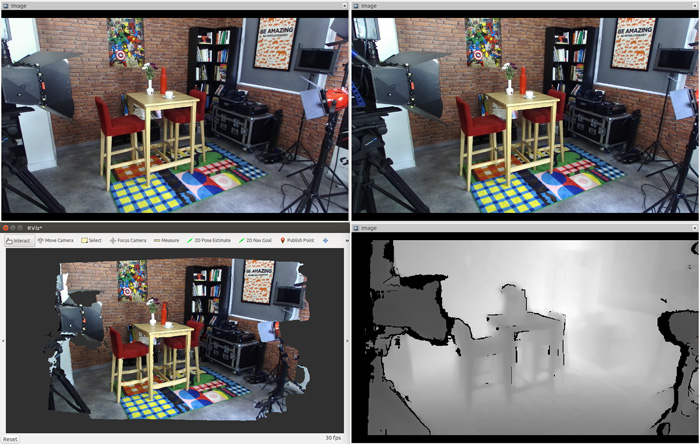
#> input picture dependencies/zed-ros2-wrapper/images/PointCloud_Depth_ROS.jpg, 700 x 444 px
$ python -i augmentations.py   (imports and definitions only)
#> lines starting #> are read from the running program, lines starting #| are printed output that depends on the picture
# -*- coding: utf-8 -*-

import numpy as np
import cv2
import random
import math


def augment_hsv(img, hgain=0.5, sgain=0.5, vgain=0.5, color_format="bgr"):
    """change color hue, saturation, value"""
#> called with hgain = 0.5, sgain = 0.5, vgain = 0.5, color_format = 'bgr'
    r = np.random.uniform(-1, 1, 3) * [hgain, sgain, vgain] + 1  # random gains
    if color_format.lower() == "rgb":
        hsv_code = cv2.COLOR_RGB2HSV
        restore_code = cv2.COLOR_HSV2RGB
    else:
        hsv_code = cv2.COLOR_BGR2HSV
        restore_code = cv2.COLOR_HSV2BGR

    hue, sat, val = cv2.split(cv2.cvtColor(img, hsv_code))
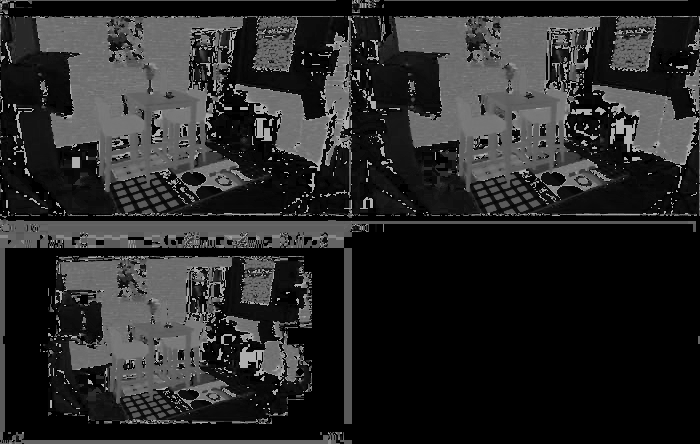
#> hue: shape (444, 700); min 0, max 179, mean 41
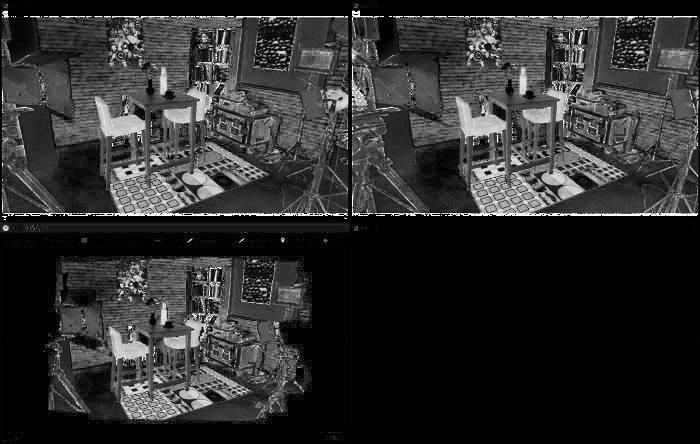
#> sat: shape (444, 700); min 0, max 255, mean 45.8
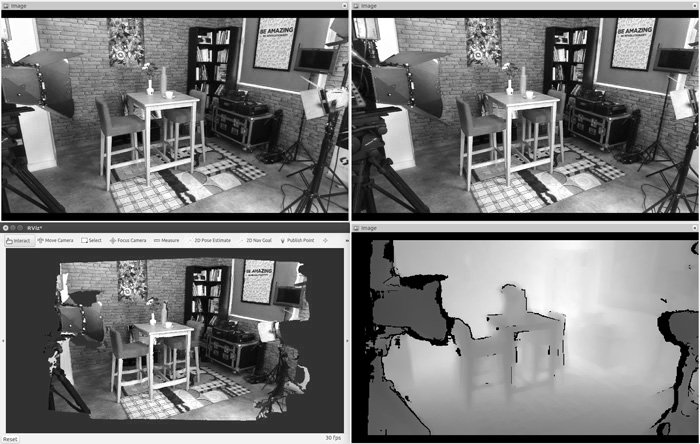
#> val: shape (444, 700); min 0, max 255, mean 118.4
    dtype = img.dtype  # uint8

    x = np.arange(0, 256, dtype=np.int16)
    lut_hue = ((x * r[0]) % 180).astype(dtype)
    lut_sat = np.clip(x * r[1], 0, 255).astype(dtype)
#> lut_sat = 256 values from 0 to 255
    lut_val = np.clip(x * r[2], 0, 255).astype(dtype)
#> lut_val = 256 values from 0 to 255

    img_hsv = cv2.merge((cv2.LUT(hue, lut_hue), cv2.LUT(sat, lut_sat), cv2.LUT(val, lut_val))).astype(dtype)
#> img_hsv: shape (444, 700, 3); mean H, S, V 38.8, 54.9, 129.2
    cv2.cvtColor(img_hsv, restore_code, dst=img)  # no return needed
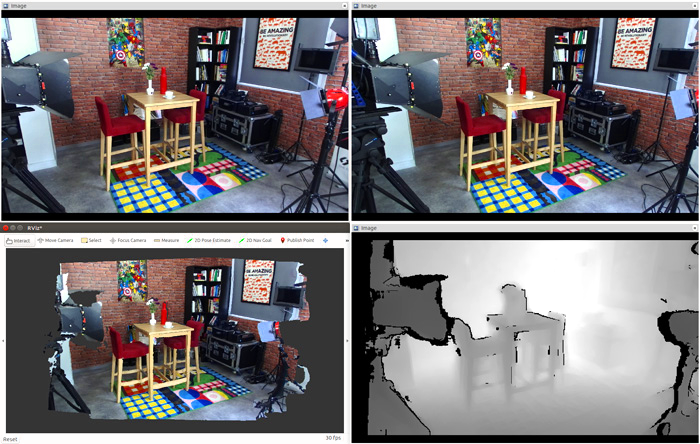
#> img: shape (444, 700, 3); mean R, G, B 118.1, 113.7, 115.6

    # Histogram equalization
    # if random.random() < 0.2:
    #     for i in range(3):
    #         img[:, :, i] = cv2.equalizeHist(img[:, :, i])


# [231 lines left out: functions random_perspective, cutout, letterbox, letterbox_for_img, _box_candidates, not called in this run]

>>> import cv2
>>> picture = cv2.cvtColor(cv2.imread('../../../../../../../../dependencies/zed-ros2-wrapper/images/PointCloud_Depth_ROS.jpg'), cv2.COLOR_BGR2RGB)
>>> result = augment_hsv(picture)

$ run again, on dependencies/zed-ros2-wrapper/images/depth.jpg
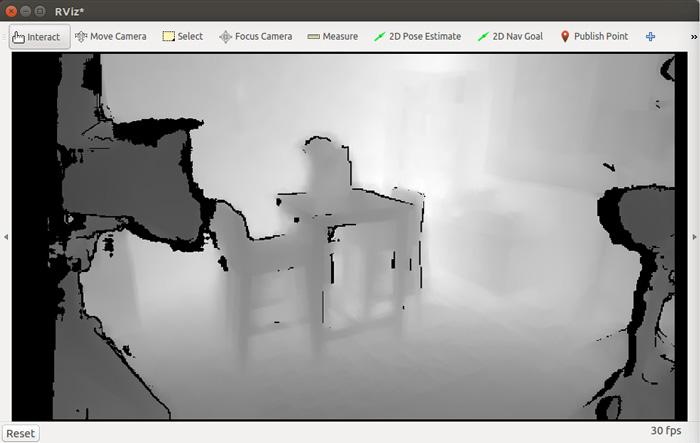
#> input picture dependencies/zed-ros2-wrapper/images/depth.jpg, 700 x 443 px
#> in augment_hsv, `hue, sat, val = cv2.split(cv2.cvtColor(img, hsv_code))`:
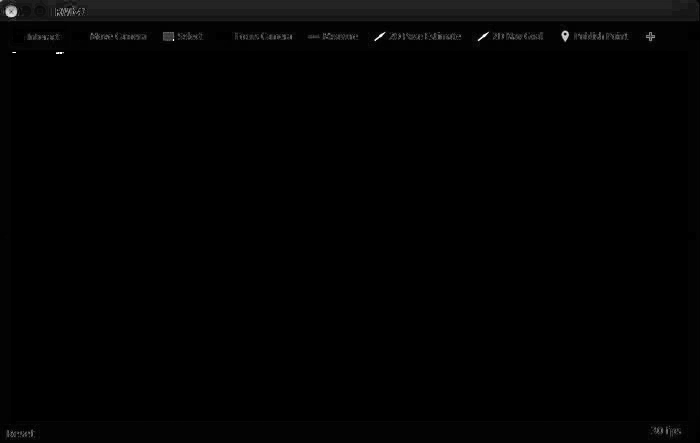
#> sat: shape (443, 700); min 0, max 255, mean 2.5
#> img_hsv: shape (443, 700, 3); mean H, S, V 19.2, 2.9, 167.3
#> in augment_hsv, `cv2.cvtColor(img_hsv, restore_code, dst=img)`:
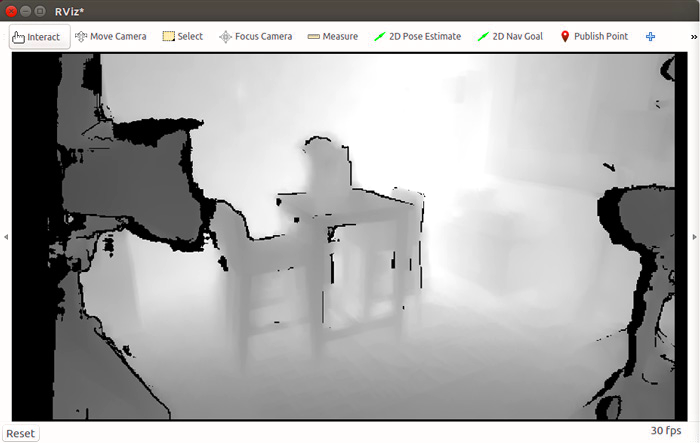
#> img: shape (443, 700, 3); mean R, G, B 167, 166.4, 166

$ run again, on dependencies/zed-ros2-wrapper/images/point_cloud.jpg
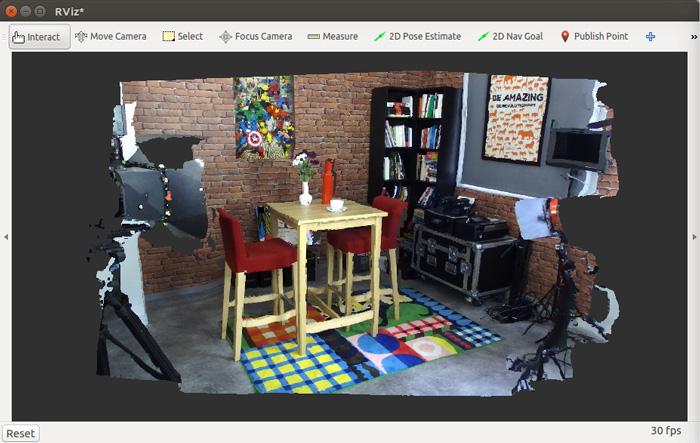
#> input picture dependencies/zed-ros2-wrapper/images/point_cloud.jpg, 700 x 443 px
#> in augment_hsv, `hue, sat, val = cv2.split(cv2.cvtColor(img, hsv_code))`:
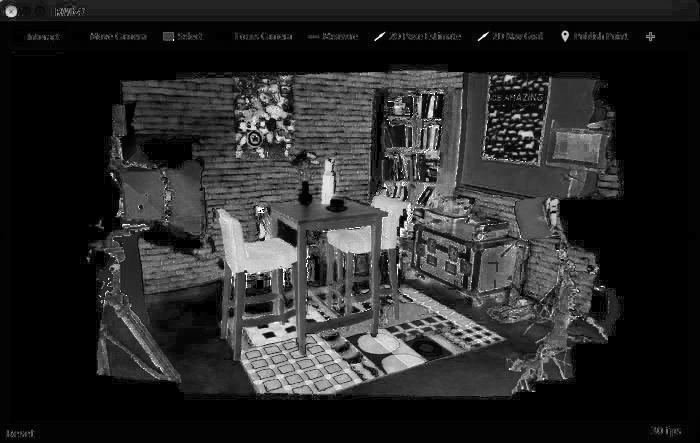
#> sat: shape (443, 700); min 0, max 255, mean 41.8
#> img_hsv: shape (443, 700, 3); mean H, S, V 50.5, 50.4, 117
#> in augment_hsv, `cv2.cvtColor(img_hsv, restore_code, dst=img)`:
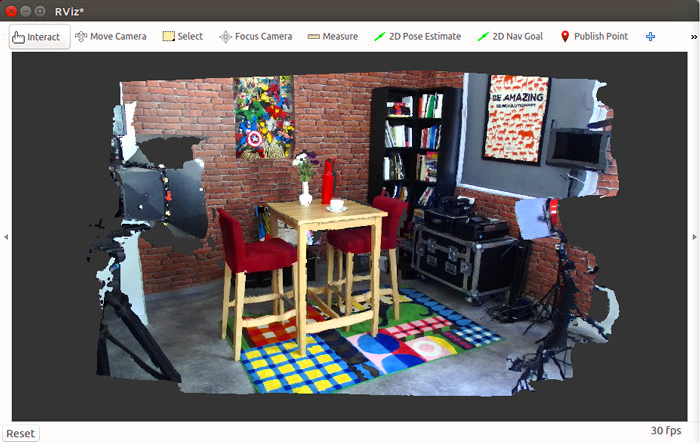
#> img: shape (443, 700, 3); mean R, G, B 107.2, 102.4, 102.8

$ run again, on dependencies/zed-ros2-wrapper/images/rgb.jpg
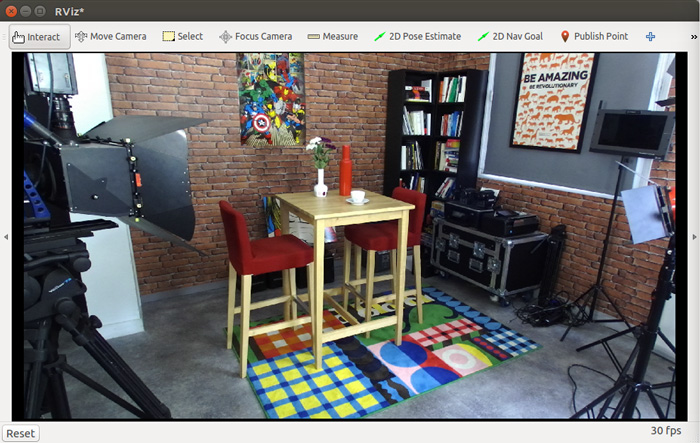
#> input picture dependencies/zed-ros2-wrapper/images/rgb.jpg, 700 x 443 px
#> in augment_hsv, `hue, sat, val = cv2.split(cv2.cvtColor(img, hsv_code))`:
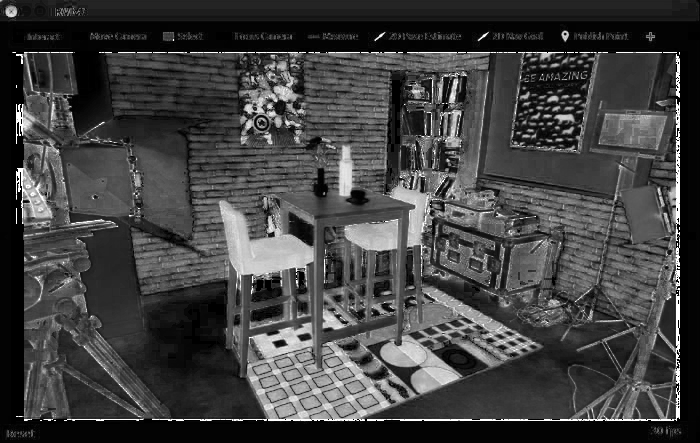
#> sat: shape (443, 700); min 0, max 255, mean 65.2
#> img_hsv: shape (443, 700, 3); mean H, S, V 62, 78.1, 134.4
#> in augment_hsv, `cv2.cvtColor(img_hsv, restore_code, dst=img)`:
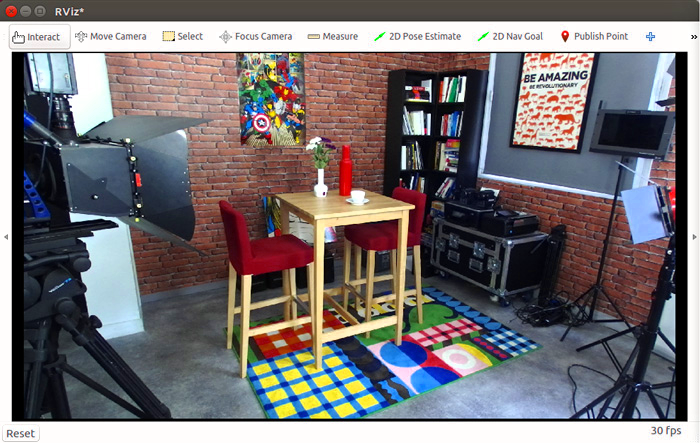
#> img: shape (443, 700, 3); mean R, G, B 118.1, 113, 115.3
